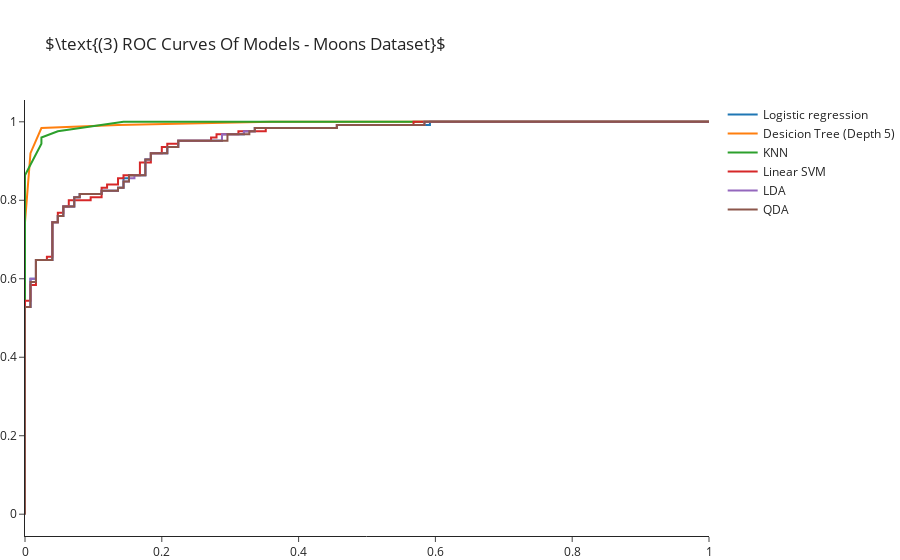

Notebook cell for this chart:
### Markdown cell above
## Evaluating Models

### Code cell
fig = go.Figure(layout=go.Layout(title=rf"$\text{{(3) ROC Curves Of Models - {title} Dataset}}$", margin=dict(t=100)))
for i, model in enumerate(models):
    fpr, tpr, th = metrics.roc_curve(y, model.predict_proba(X)[:, 1])
    fig.add_trace(go.Scatter(x=fpr, y=tpr, mode='lines', name=model_names[i]))
fig.show()
